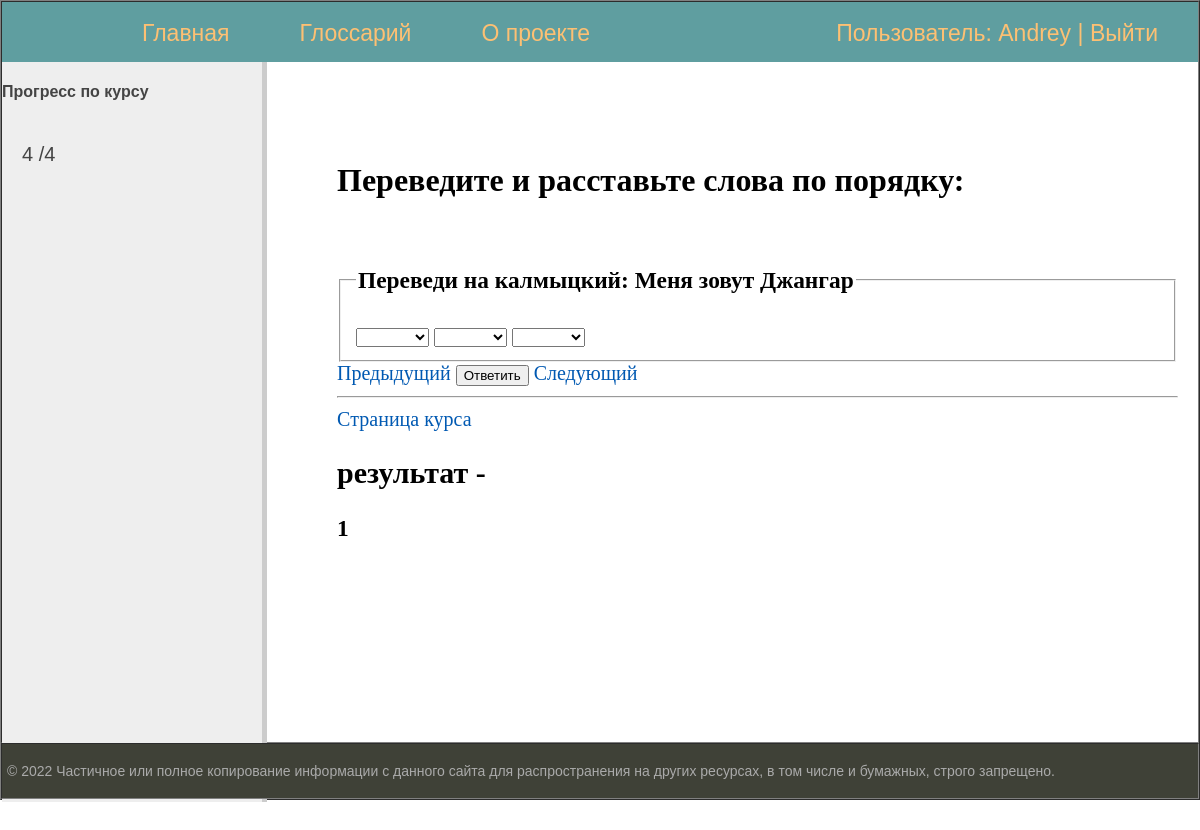
The page /course1/ordering3/ (signed in) on the database its author committed.
### kalm_quizes/models.py (models this page shows, shortened)
class Quiz(models.Model):
    quiz_number = models.IntegerField(default=0)
    quiz_name = models.CharField(max_length=150)
    def single_choice_count(self):
        count = self.singlechoice_set.count()
        return count
    def put_in_gaps_count(self):
        count = self.putingaps_set.count()
        return count
    def put_in_order_count(self):
        count = self.putinorder_set.count()
        return count
    def get_count_all(self):
        count_all = self.single_choice_count() + self.put_in_order_count() + self.put_in_gaps_count()
        return count_all
    class Meta:
        verbose_name = 'Курс'
        verbose_name_plural = 'Курсы'

class PutInOrder(models.Model):
    quiz = models.ForeignKey(Quiz, on_delete=models.CASCADE)
    question_number = models.IntegerField(default=0)
    question_text = models.TextField(default='')
    text_for_ordering = models.TextField(default='')
    class Meta:
        verbose_name = 'Задание на порядок слов'
        verbose_name_plural = 'Задания на порядок слов'

class UserCourseAnswers(models.Model):
    user = models.IntegerField()
    quiz = models.IntegerField()
    question = models.IntegerField(default=0)
    result = models.IntegerField(default=0)

### kalm_quizes/views.py (the view)
    def question_wrapper(request, quiz_id, question_id):
        user_pk = request.user.pk
        answer_status = None
        if request.user.is_authenticated:
            try:
                answer_status = UserCourseAnswers.objects.get(user=user_pk,
                                                              quiz=quiz_id,
                                                              question=question_id)
            except UserCourseAnswers.DoesNotExist:
                answer_status = UserCourseAnswers.objects.create(user=user_pk,
                                                                 quiz=quiz_id,
                                                                 question=question_id)
        return question_page(request, quiz_id, question_id, answer_status)

### kalm_quizes/views.py (called while the page is built, shortened)
def get_quiz_stat(request):
    if request.user.is_authenticated:
        quizes_stat = []
        user_profile_records = request.user.usercourseprofile_set.all()
        for rec in user_profile_records:
            right_answers_count = len(UserCourseAnswers.objects.filter(user=rec.user_id,
                                                                       quiz=rec.quiz_id,
                                                                       result=1))
            quiz = Quiz.objects.get(pk=rec.quiz_id)
            quizes_stat.append((quiz, right_answers_count))
    else:
        quizes_stat = None
    return quizes_stat

def answer_decorator(question_page):
    def question_wrapper(request, quiz_id, question_id):
        user_pk = request.user.pk
        answer_status = None
        if request.user.is_authenticated:
            try:
                answer_status = UserCourseAnswers.objects.get(user=user_pk,
                                                              quiz=quiz_id,
                                                              question=question_id)
            except UserCourseAnswers.DoesNotExist:
                answer_status = UserCourseAnswers.objects.create(user=user_pk,
                                                                 quiz=quiz_id,
                                                                 question=question_id)
        return question_page(request, quiz_id, question_id, answer_status)
    return question_wrapper

@answer_decorator
def put_in_order_page(request, quiz_id, question_id, answer_status):
    quiz = get_object_or_404(Quiz, pk=quiz_id)
    question = quiz.putinorder_set.get(question_number=question_id)
    words_set = question.text_for_ordering.split()
    shuffle(words_set)
    context = {
        'menu': menu,
        'quiz': quiz,
        'question': question,
        'text': words_set,
        'range': range(len(words_set)),
        'request': request,
        'single_choice_count': quiz.single_choice_count,
        'put_in_order_count': quiz.put_in_order_count,
        'put_in_gaps_count': quiz.put_in_gaps_count,
        'sum': quiz.get_count_all,
        'answer_status': answer_status,
        'quizes_stat': get_quiz_stat(request)
    }
    return render(request, 'kalm_quizes/order_template.html', context)

### templates/kalm_quizes/order_template.html (shortened to what this page needs)
{% extends 'kalm_quizes/base_template_1.html' %}
{% block content %}
<h1>Переведите и расставьте слова по порядку:</h1><br>
<form action="{% url 'kalm_quizes:put_in_order_page' quiz.id question.question_number %}" method="post" id="s">
    <fieldset>
        <legend><h3>{{question.question_text}}</h3></legend>
        {% for i in range %}
            <select name="word{{forloop.counter}}">
                <option value="none"></option>
            {% for word in text %}
                {% if i == word %}
                    <option value="{{word}}" selected>{{word}}</option>
                {% else %}
                    <option value="{{word}}">{{word}}</option>
                {% endif %}
                {% endfor %}
            </select>
        {% endfor %}
    </fieldset>
</form>
{% if question.question_number > quiz.single_choice_count|add:'1' %}
    <a href="{% url 'kalm_quizes:put_in_order_page' quiz.id question.question_number|add:'-1' %}">Предыдущий</a>
{% else %}
    <a href="{% url 'kalm_quizes:single_choice_page' quiz.id question.question_number|add:'-1' %}">Предыдущий</a>
{% endif %}
<input type="submit" value="Ответить" form="s">
{% if question.question_number|add:put_in_gaps_count != sum %}
    <a href="{% url 'kalm_quizes:put_in_order_page' quiz.id question.question_number|add:'1' %}">Следующий</a>
{% else %}
    <a href="{% url 'kalm_quizes:put_in_gaps_page' quiz.id question.question_number|add:'1' %}">Следующий</a>
{% endif %}
<hr>
<a href="{% url 'kalm_quizes:quiz_page' quiz.id %}">Cтраница курса</a>
<h2>результат - {{message}}</h2>
<h3>{{answer_status.result}}</h3>
{% endblock %}

### templates/kalm_quizes/base_template_1.html (shortened to what this page needs)
{% load static %}
<!DOCTYPE html>
<html>
<head>
	<link type="text/css" href="{% static 'kalm_quizes/css/styles.css' %}" rel="stylesheet" />
</head>
<body>
<table class="table-page" border="1" cellpadding="0" cellspacing="0">
<tr><td valign=top>
{% block mainmenu %}
		<div class="header">
			<ul id="mainmenu" class="mainmenu">
				<li class="logo"><a href=''><div class="logo"></div></a></li>
				<li><a href="{% url 'kalm_quizes:index' %}">Главная</a></li>
				<li><a href="{% url 'kalm_quizes:glossary' %}">Глоссарий</a></li>
				<li><a href="{% url 'kalm_quizes:about' %}">О проекте</a></li>
				{% if request.user.is_authenticated %}
					<li class="last"> <a href="{% url 'kalm_quizes:profile' %}">Пользователь: {{user.username}}</a> | <a href="{% url 'logout' %}">Выйти</a></li>
				{% else %}
					<li class="last"><a href="{% url 'kalm_quizes:register' %}">Регистрация</a> | <a href="{% url 'login' %}">Войти</a></li>
				{% endif %}
			</ul>
		</div>
{% endblock mainmenu %}
<table class="table-content" border=0 cellpadding="0" cellspacing="0">
<tr>
	<td valign="top" class="left-chapters">
		{% if quiz and request.user.is_authenticated %}
			<h4>Прогресс по курсу</h4>
				<ul id="leftchapters">{% for course, stat in quizes_stat %}
					{% if course.quiz_number == quiz.quiz_number %}
						{{stat}} /{{course.get_count_all}}
					{% endif %}
    			{% endfor %}</ul>
		{% endif %}
	</td>
<td valign="top" class="content">
	<div class="content-text">
{% block content %}
{% endblock %}
	</div>
</td></tr></table>
</td></tr>
<tr><td valign=top>
	<div id="footer">
		<p>&copy; 2022 Частичное или полное копирование информации с данного сайта для распространения на других ресурсах, в том числе и бумажных, строго запрещено.</p>
	</div>
</td></tr></table>
</body>
</html>

### kalm_quizes/static/kalm_quizes/css/styles.css (style rules this page uses)
html, body { font-family: 'Arial'; margin: 0 auto; padding: 0; height: 100%; width: 100%; color: #444; }
a { color: #0059b2; text-decoration: none; }
.table-page { width: 100%; height: 100%; vertical-align: top; }
.table-page tr { height: 100%; }
.header { background: #5F9EA0; height: 60px; }
.logo { background: url('../images/logo.png') no-repeat 10px 5px; width: 70px; height: 60px; }
ul.mainmenu { list-style: none ; margin: 0; padding: 20; height: 60px; color: #fdc073; font-size: 23px; overflow: hidden; }
ul.mainmenu li { float: left; margin: 18px 40px 0 30px; }
ul.mainmenu li.logo { margin: 0; }
ul.mainmenu li.last { float: right; }
ul.mainmenu li a { color: #fdc073; text-decoration: none; }
.table-content { width: 100%; min-height: 100%; height: 100%; }
.left-chapters { margin: 0; background: #eee; border-right: 5px solid #ccc; min-height: 100%; }
.left-chapters ul { width: 230px; min-height: 100%; margin: 0; padding: 20px 10px 10px 20px; list-style: none; font-size: 20px; }
.content { padding: 40px 20px 20px 40px; width: 100%; box-sizing: border-box; }
.content-text { margin: 60px 0 0 30px; color: #000; font-size: 20px; font-family: Yandex Sans Display Light; }
.content-text h1 { font-size: 32px; }
#footer { box-sizing: border-box; background: #3F4137; padding: 5px; color: #aaa; font-size: 14px; font-family: Verdana, Geneva, Arial, Helvetica; text-align: left; overflow: hidden; }

### rows shown on the page
Quiz: stat "4", get_count_all "4"
PutInOrder: question_text "Переведи на калмыцкий: Меня зовут Джангар"
UserCourseAnswers: result "1"

### other values the page prints
{{ user.username }} "Andrey"
